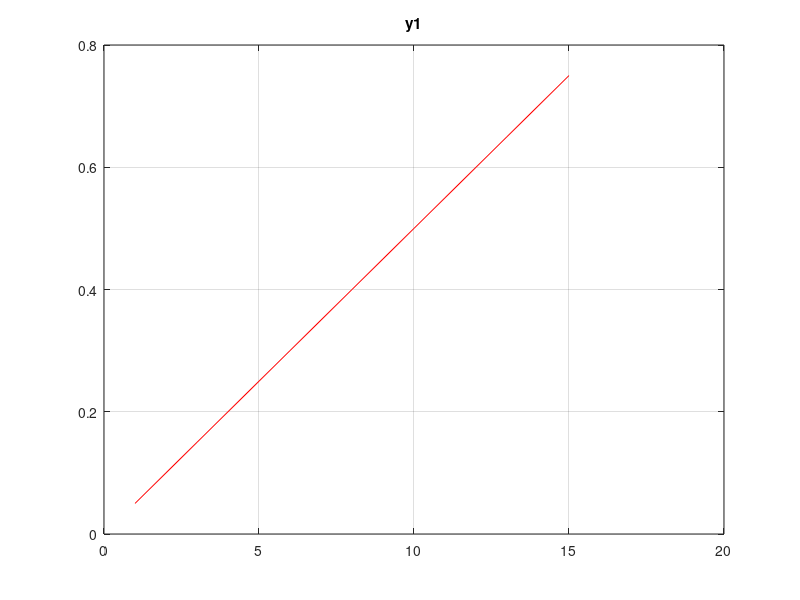
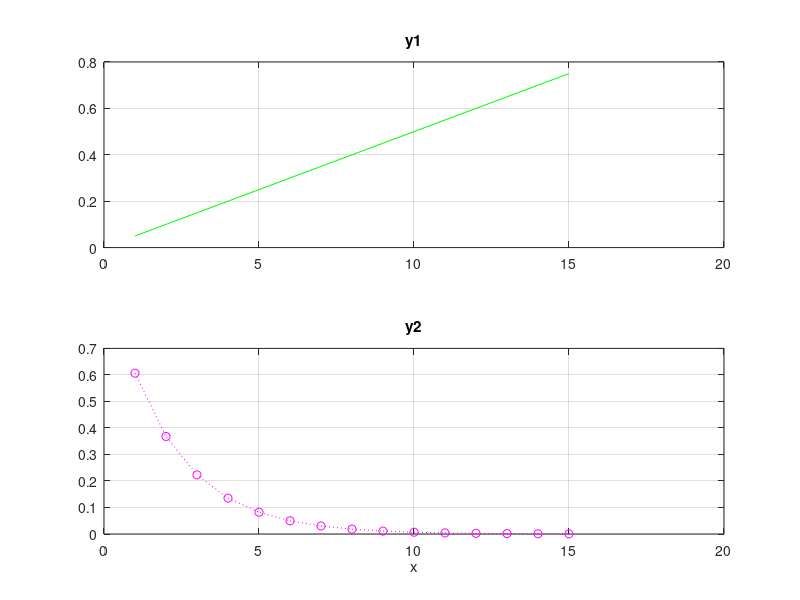

These figures' MATLAB source, in order:
close all
clear
clc

t = [1:1:15];
%disp(size(t)) % serve per controllare che le dimensioni siano corrette
y1 = 0.05*t';
%disp(size(y1)) % serve per controllare che le dimensioni siano corrette
y2 = exp(-0.5*t');
%disp(size(y2)) % serve per controllare che le dimensioni siano corrette

figure
plot(t,y1,'r')
grid on
title('y1')

figure
subplot(2,1,1)
plot(t,y1,'g-')
grid on
title('y1')
subplot(2,1,2)
plot(t,y2,'mo:')
grid on
title('y2')
xlabel('x')

disp('Pausa: premere un tasto per continuare')
pause
close all
clear
